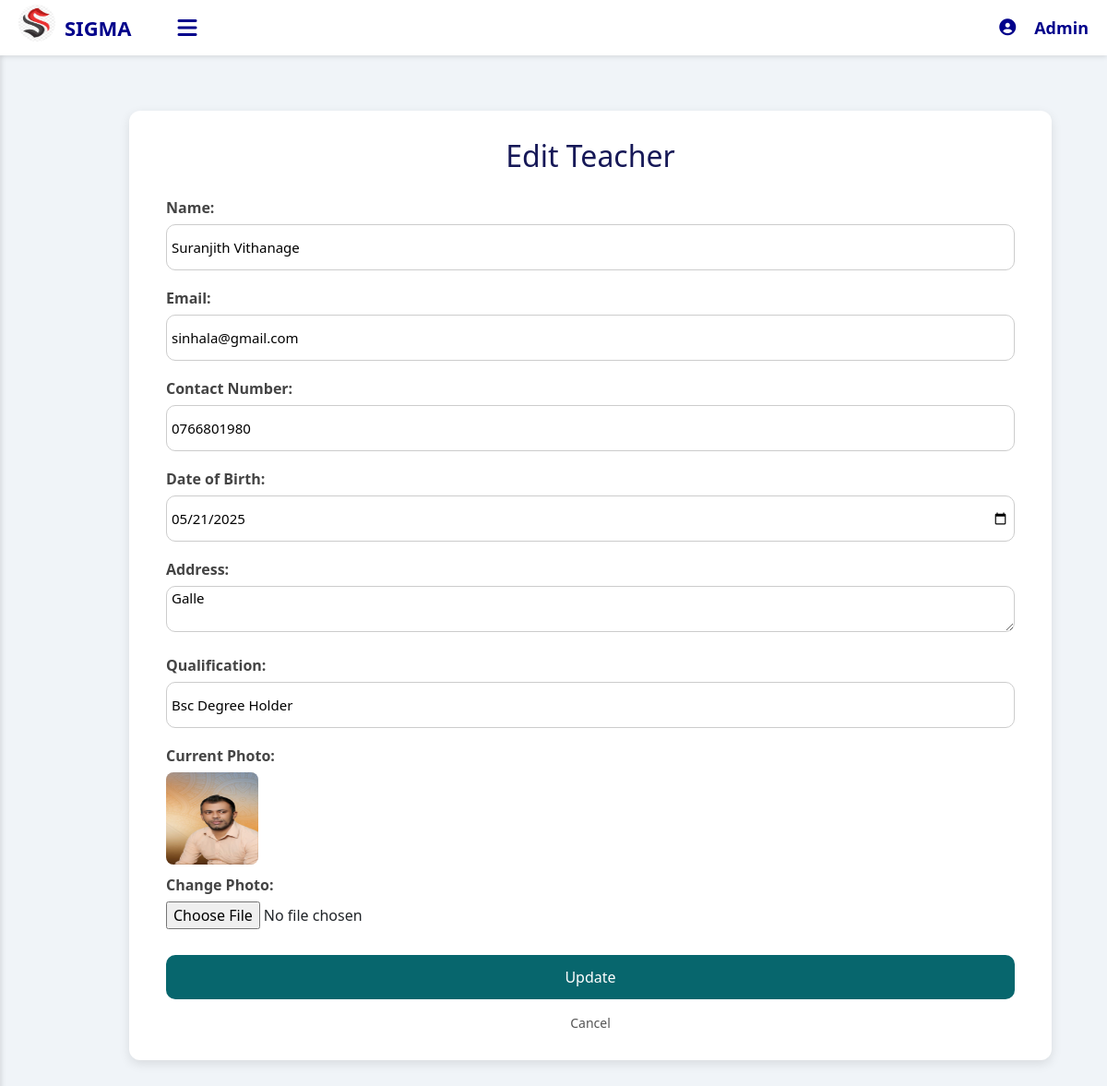
/edit_teacher.php?teacher_id=1, run on the app's committed database.
### tables this page shows
CREATE TABLE `teacher` (
  `teacher_id` int(11) NOT NULL,
  `full_name` varchar(100) DEFAULT NULL,
  `email` varchar(255) DEFAULT NULL,
  `contact_no` text DEFAULT NULL,
  `dob` date DEFAULT NULL,
  `address` varchar(255) DEFAULT NULL,
  `password` varchar(100) DEFAULT NULL,
  `qualification` varchar(255) DEFAULT NULL,
  `photo` varchar(255) DEFAULT NULL
);

### edit_teacher.php (the view, shortened to what this page needs)
<?php
include "ad_home.php";
$conn = new mysqli("localhost", "root", "", "sigma_db");
$teacher = [];
if (isset($_GET['teacher_id'])) {
    $teacher_id = intval($_GET['teacher_id']);
    $result = $conn->query("SELECT * FROM teacher WHERE teacher_id = $teacher_id");
    if ($result && $result->num_rows > 0) {
        $teacher = $result->fetch_assoc();
    } else {
        echo "Teacher not found.";
        exit();
    }
} else {
    echo "Invalid request.";
    exit();
}
?>
<!DOCTYPE html>
<html lang="en">
<head>
</head>
<body>
    <div class="main-content" id="mainContent">
        <form method="post" enctype="multipart/form-data">
            <h2>Edit Teacher</h2>
            <label>Name:</label>
            <input type="text" name="full_name" value="<?= htmlspecialchars($teacher['full_name']) ?>" required>
            <label>Email:</label>
            <input type="email" name="email" value="<?= htmlspecialchars($teacher['email']) ?>" required>
            <label>Contact Number:</label>
            <input type="text" name="contact_no" value="<?= htmlspecialchars($teacher['contact_no']) ?>" required>
            <label>Date of Birth:</label>
            <input type="date" name="dob" value="<?= htmlspecialchars($teacher['dob']) ?>" required>
            <label>Address:</label>
            <textarea name="address" required><?= htmlspecialchars($teacher['address']) ?></textarea>
            <label>Qualification:</label>
            <input type="text" name="qualification" value="<?= htmlspecialchars($teacher['qualification']) ?>" required>
            <label>Current Photo:</label>
            <?php if (!empty($teacher['photo'])): ?>
                <img src="uploads/<?= htmlspecialchars($teacher['photo']) ?>" width="100" height="100">
            <?php else: ?>
                <p>No photo uploaded.</p>
            <?php endif; ?>
            <label>Change Photo:</label>
            <input type="file" name="photo" accept="image/*">
            <button type="submit">Update</button>
            <a href="manageteacher.php">Cancel</a>
        </form>
    </div>
</body>
</html>

### ad_home.php (style rules this page uses)
body { margin: 0; padding: 0; font-family: "Roboto", sans-serif; }

### edit_teacher.php (style rules this page uses)
body { font-family: 'Segoe UI', Tahoma, Geneva, Verdana, sans-serif; background-color: #f0f4f8; margin: 0; padding: 40px; display: flex; justify-content: center; align-items: flex-start; min-height: 100vh; }
.main-content { margin-left: 80px; margin-top: 60px; padding: 20px; transition: margin-left 0.3s ease; }
form { background: #fff; padding: 30px 40px; border-radius: 12px; box-shadow: 0 4px 12px rgba(0,0,0,0.1); width: 1000px; }
h2 { margin-bottom: 25px; color: #161857; text-align: center; }
label { display: block; margin-bottom: 6px; font-weight: 600; color: #444; }
input[type="text"], input[type="email"], input[type="date"], textarea { width: 100%; padding: 1px 5px; margin-bottom: 18px; border: 1.8px solid #ccc; border-radius: 10px; font-size: 15px; font-family: inherit; transition: border-color 0.3s ease; resize: vertical; min-height: 50px; }
input[type="file"] { margin-bottom: 18px; }
button { background-color: #07666d; color: white; border: none; border-radius: 10px; padding: 12px 20px; font-size: 16px; cursor: pointer; width: 100%; margin-top: 10px; transition: background-color 0.3s ease; }
a { display: block; text-align: center; margin-top: 15px; color: #555; text-decoration: none; font-size: 14px; transition: color 0.3s ease; }
img { margin-bottom: 10px; border-radius: 8px; }

### data on the page
teacher: full_name "Suranjith Vithanage", email "sinhala@gmail.com", contact_no "0766801980", dob "05/21/2025", address "Galle", qualification "Bsc Degree Holder", photo (picture)
